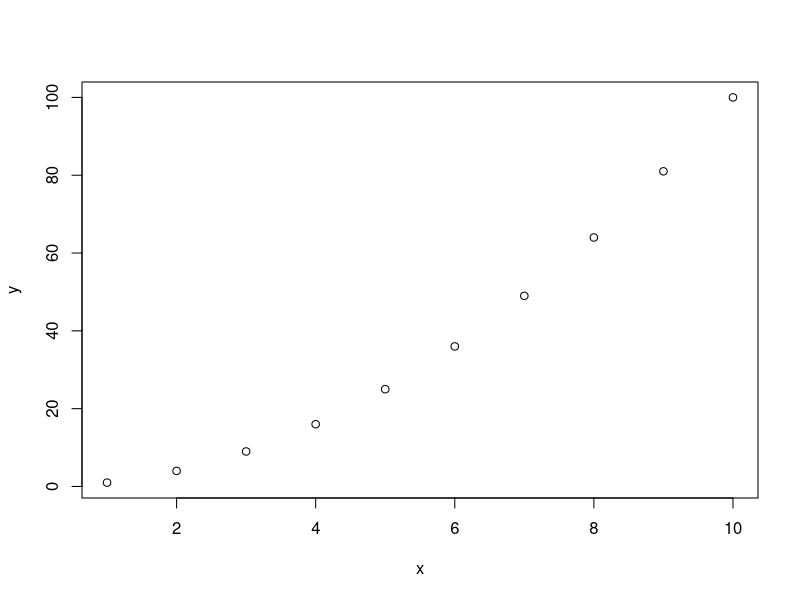
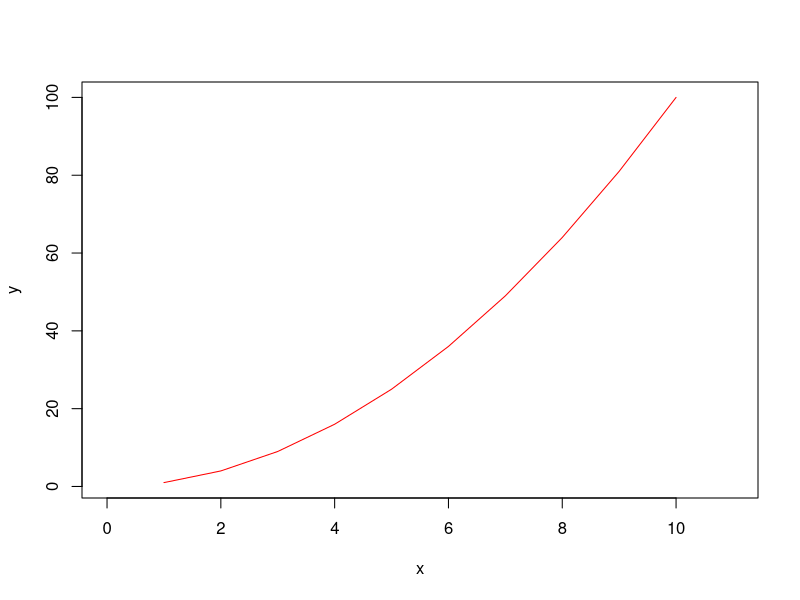

R code for these plots, in order:
## ---- chunk 1
# get working directory
getwd()
# set appropriate working directory (YOUR OWN DIRECTORY)
setwd("C:/Users/Wookie/Google Drive/teaching/stats406/lab1")
# Looking around, list all files under this directory
list.files()
## ---- chunk 2
v = TRUE 
print(class(v))
v = 23.5
print(class(v))
v = 2L
print(class(v))
v = 2+5i
print(class(v))
v = "TRUE"
print(class(v))
v = charToRaw("Hello")
print(class(v))
## ---- chunk 3
# initialize a vector (concatenation)
vector1 = c(1,'A',T,2.3)
# print a vector (works inside functions)
print(vector1)
# another way to display a variable (doesn't work inside functions)
vector1
# another way to initialize a vector
x = 1:10
# yet another way to initialize a vector
x = seq(from = 1, to = 10, by = 1);x
# you can leave out the paramenter names as long as the orders are correct
x = seq(1,10,1);x
# initialize a variable using existing ones
y = x^2
# Notice that you don't have to write a loop to define y
# R is 'vector-friendly'
# In fact you should AVOID writting loops in R unless necessary
print(y)
## ---- chunk 4
# Create a list.
list1 = list(c(2,5,3),21.3,sin)
# Now things inside list1 do NOT get converted to the same type!
print(list1)
## ---- chunk 5
# You can ``access'' any elements of a vector / list by providing its index inside the [ ]
vector1[1]
# Or by providing a vector of indices
vector1[1:3]
# Or by providing a vector of Logicals
index = c(T,F,F,T)
vector1[index]
## ---- chunk 6
# vector1[c(T,F,F)]
## ---- chunk 7
# Subsetting a list with [ ], and you still get a list!
list1[1]
class(list1[1])
# To extract the vector, use double [[ ]]
list1[[1]]
class(list1[[1]])
## ---- chunk 8
M = matrix( c(4,2,6,3,7,1), nrow = 2, ncol = 3, byrow = TRUE)
print(M)
# Matrix transpose
t(M)
## ---- chunk 9
colnames(M) = c('col1','col2','col3')
rownames(M) = c('row1','row2')
M
## ---- chunk 10
# M = matrix(1:5, nrow = 2, ncol = 3)
# print(M)
## ---- chunk 11
M[2,c(1,3)]
## ---- chunk 12
# with a vector
M%*%c(1,2,3)
# with another matrix
M%*%t(M)
## ---- chunk 13
# M%*%t(c(1,2,3))
# What about this?
# t(c(1,2))%*%M
## ---- chunk 14
# NA does not count as a factor
factor1 = factor(c('apple','orange','apple','apple','orange','pear',NA,'orange'))
# coercion to numerical values produces integer values
as.numeric(factor1)
# read the factor levels
levels(factor1)
# relabel the levels
levels(factor1) = c("cup","bowl","plate")
# look at the factor again
factor1
## ---- chunk 15
col1 = (1:5)/10; col2 = letters[1:5]; col3 = round(sin(1:5),3);
## ---- chunk 16
A = cbind(col1 , col2 , col3) # cbind for 'column bind'
print(A)
## ---- chunk 17
dataframe1 = data.frame(col1 , col2 , col3)
dataframe1
## ---- chunk 18
summary(dataframe1)
## ---- chunk 19
mydata = iris
colnames(iris)
myvars = c('Sepal.Length', 'Species')
newdata = mydata[myvars]
head(newdata)
## ---- chunk 20
# Grabbing columns 1, 3, 4, 5
head(iris[c(1,3:5)])
## ---- chunk 21
# Grabbing the 3rd~5th columsn from the first row
head(iris[1,3:5])
## ---- chunk 22
# Remove the 1st and 4th column
head(iris[,-c(1, 4)])
## ---- chunk 23
# Look at the first 5 observations
head(iris[1:5,])
## ---- chunk 24
# Basic example of double bracket
head(iris[[1]])
iris[[1]][2]

# Let's play with list now
my_list = list(lower=letters[1:4], upper=letters[-1:-20])
my_list[['lower']][1]
my_list['lower'][1]
## ---- chunk 25
# Look at Setosa iris that has Sepal Length larger than 5
newdata = iris[which(iris$Species=='setosa' & iris$Sepal.Length > 5.0),]
head(newdata)
## ---- chunk 26
# Look at examples that have seplan length larer than 5.5 or smaller than 5.0. We are only interested in Species and Petal.Width
newdata = subset(iris, Sepal.Length >= 5.5 | Sepal.Length < 5.0, 
    select=c(Species, Petal.Width))
head(newdata)
## ---- chunk 27
# plot a series against another
plot(x,y)
# connecting the dots, add colors, plotting ranges
plot(x,y,type = 'l',col = 'red', xlim = c(0,11))
## ---- chunk 28
# list variables in the environment
ls()
# remove a variable from the environment
rm(list='vector1')
# Now 'vector1' is gone
ls()
## still remember what list.files() does?
## ---- chunk 29
# look for manual for a function
?rm
# fuzzy search
??remove
## ---- chunk 30
# use 'function' function
f = function(x){
  x^2-2*x+1
}
# last line is returned, you can also use 'return' for clarity
f = function(x){
  return (x^2-2*x+1)
}
# Now apply it
f(x) # works on numericals
# incompatible operation for strings
# f('test') 
## ---- chunk 31
options(digits = 22)
sum(1/1:500000)
sum(1/500000:1)
## ---- chunk 32
x = 1:11
mean(x = x)
x
mean(x = 2:12)
x
mean(x = 2:12)
x
## ---- chunk 33
x = 1:11

f1 = function(x){
  mean(x = 2:12)
}

f2 = function(x){
  mean(x = 2:12)
}


f3 = function(x){
  mean(x <= 2:12)
}


f1(x)
x

f2(x)
x

f3(x)
x
